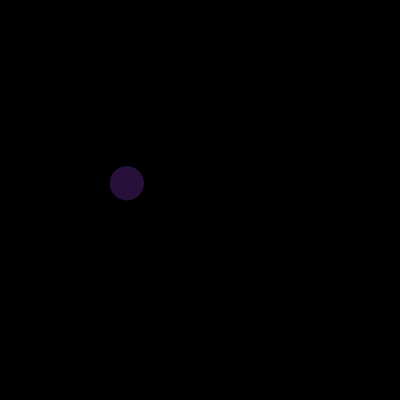
Frame 1 (no input)
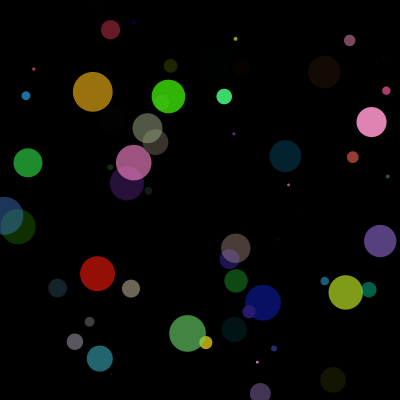
Frame 60 (the mouse pressed at the canvas centre just before this capture)
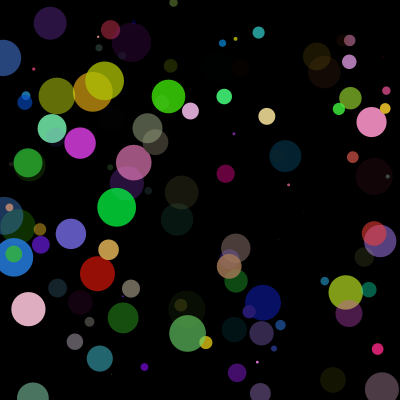
Frame 120 (the mouse held since frame 60 and released just before this capture)

The Processing sketch that drew these frames (run headless with seeded random() and noise(); from frame 60 on, the mouse is pressed at the canvas centre):

// Processing sketch: circulosRandom
// ── circulosRandom.pde
//declaração das variáveis
//especificando um tipo e nome

float r;
float g;
float b;
float a;
float diam;
float posX;
float posY;

//também é possível declarar todas em uma única linha
//dessa maneira:

//float r, g, b, a, diam, posX, posY;

void setup() 
{
  size(400, 400);
  background(0);
}

void draw() 
{
//atribuição de valores para as variáveis
  r = random(255);
  g = random(255);
  b = random(255);
  a = random(255);
  diam = random(40);
  posX = random(width);
  posY = random(height);
  
//uso desses valores como parâmetros do função ellipse()
  noStroke();
  fill(r, g, b, a);
  ellipse(posX, posY, diam, diam);
}
